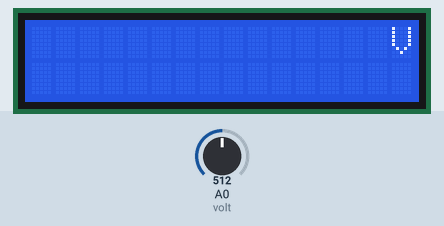
The sketch below on a simulated Arduino Uno, built with avr-gcc and run on an emulated ATmega328P. Shown: 16×2 character LCD. Inputs (shaded band) come from the test bench; at power-on: A0 (volt) = 512.

Above: at 0.1 s.
At 0.9 s:
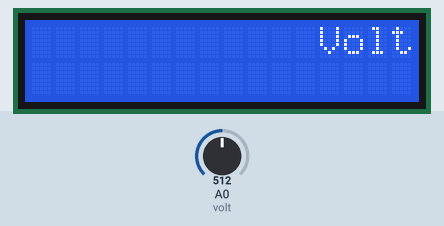
At 1.4 s:
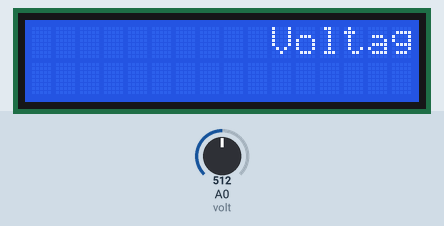
At 1.9 s:
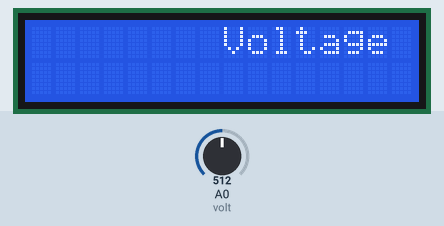
At 2.9 s:
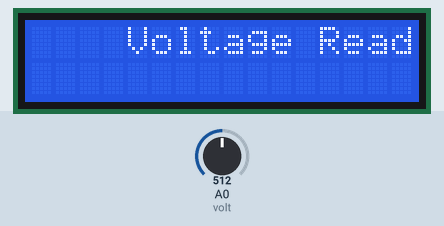
At 3.9 s:
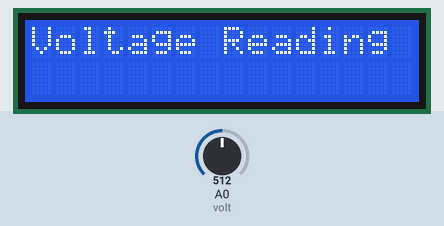

The sketch:

Voltmeter.ino
```cpp
#include <LiquidCrystal.h>// include the library code

int tim = 250,tim2 = 5000;  //the value of delay time
const int volt = 0;
char arr1 []="Voltage Reading ";


LiquidCrystal lcd(5, 6, 10, 11, 12, 13);

void setup()
{
  pinMode(volt,INPUT);
  Serial.begin(9600);
  lcd.begin(16, 2);  // set up the LCD's number of columns and rows:
  lcd.setCursor(16,0);
  for(int pos1=0;pos1<16;pos1++){
    lcd.scrollDisplayLeft();
    lcd.print(arr1[pos1]);
    delay(tim);
  }

}

void loop(){

  float a = analogRead(volt)* (5.0/1023);

//  Serial.print("Voltage Reading: ");
//  Serial.println(a);


  lcd.setCursor(0,1);
  lcd.print("Voltage: ");
  lcd.print(a,2);
  lcd.print("V  ");
  delay(tim);
}
```
